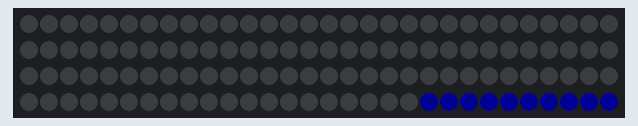
Recording of a sketch running on a simulated Arduino Uno, built for the host (arithmetic inside an expression is 32-bit, double 64-bit). On the bench: 120 RGB LEDs in strip order, left to right, continuing on the next row. Dim RGB values are drawn brighter than linear; what the sketch prints to the serial monitor is not drawn.

Above: at 3.46 s.

The sketch:

RGBCaseClock.ino
```cpp
#include "FastLED.h"

FASTLED_USING_NAMESPACE

#if defined(FASTLED_VERSION) && (FASTLED_VERSION < 3001000)
#warning "Requires FastLED 3.1 or later; check github for latest code."
#endif

#define DATA_PIN    2

#define LED_TYPE    WS2812B
#define COLOR_ORDER GRB
#define NUM_LEDS    120
CRGB leds[NUM_LEDS];

#define BRIGHTNESS          255
#define FRAMES_PER_SECOND  120
void setup() {
  delay(3000); // 3 second delay for recovery
  FastLED.addLeds<LED_TYPE, DATA_PIN, COLOR_ORDER>(leds, NUM_LEDS).setCorrection(TypicalLEDStrip);
  FastLED.setBrightness(BRIGHTNESS);
  Serial.begin(9600);

}

int i = 0;
uint8_t gHue = 0; // rotating "base color" used by many of the patterns

void loop()
{
  FastLED.clear();


  lightPosition(i);
  delay(10);
  FastLED.show();

  i++;
  gHue++;
  if (i == 12)
  {
    i = 0;
  }
  //  EVERY_N_MILLISECONDS( 20 ) {
  //      // slowly cycle the "base color" through the rainbow
  //  }
  Serial.println(i);
}
void lightPosition(int var) {
  switch (var) {
    case 0:
      //do something
      for (int  j = 0; j < 11; j++)
      {
        leds[j] = gHue;
      }
      break;

    case 1:
      //do something
      for (int  j = 10; j < 21; j++)
      {
        leds[j] = gHue;
      }
      break;

    case 2:
      //do something
      for (int  j = 20; j < 31; j++)
      {
        leds[j] = gHue;
      }
      break;

    case 3:
      //do something
      for (int j = 30; j < 41; j++)
      {
        leds[j] = gHue;
      }
      break;

    case 4:
      //do something
      for (int j = 40; j < 51; j++)
      {
        leds[j] = gHue;
      }
      break;

    case 5:
      //do something
      for (int  j = 50; j < 61; j++)
      {
        leds[j] = gHue;
      }
      break;

    case 6:
      //do something
      for (int  j = 60; j < 71; j++)
      {
        leds[j] = gHue;
      }
      break;

    case 7:
      //do something
      for (int  j = 70; j < 81; j++)
      {
        leds[j] = gHue;
      }
      break;

    case 8:
      //do something
      for (int  j = 80; j < 91; j++)
      {
        leds[j] = gHue;
      }
      break;

    case 9:
      //do something
      for (int j = 90; j < 101; j++)
      {
        leds[j] = gHue;
      }
      break;

    case 10:
      //do something
      for (int  j = 100; j < 111; j++)
      {
        leds[j] = gHue;
      }
      break;

    case 11:
      //do something
      for (int  j = 110; j < 121; j++)
      {
        leds[j] = gHue;
      }
      break;

    default:
      //do something
      break;
  }
}
```
